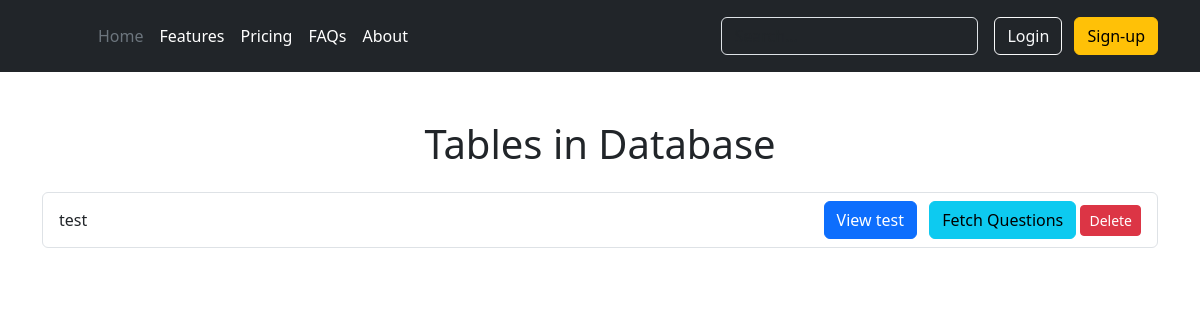
The page /serie_de_question/ on the database as committed earlier.
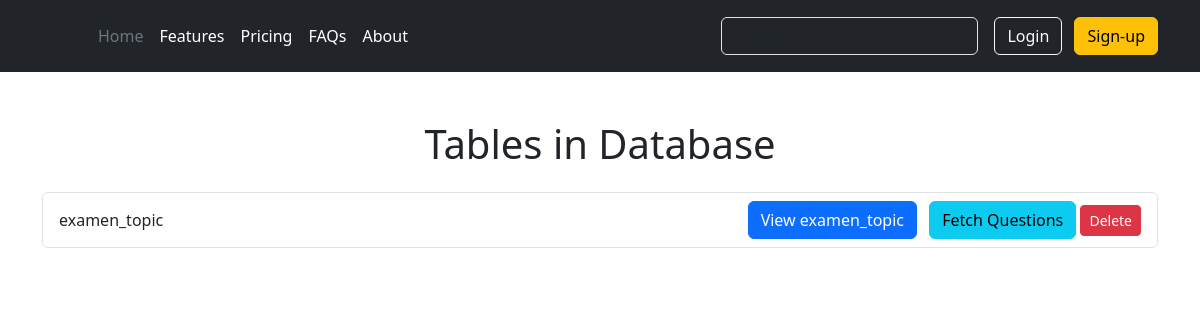
The same page on the database as committed later.
### myapp/views.py (the view)
# urls.py: path('serie_de_question/', serie_de_question_view, name='serie_de_question'),
def serie_de_question_view(request):
    conn = sqlite3.connect('db.sqlite3')
    try:
        cursor = conn.cursor()
        query = "SELECT table_name FROM SERIE_QUIZ;"
        cursor.execute(query)
        tables = cursor.fetchall()
        table_names = [table for table in tables]
    except sqlite3.Error as e:
        print(f"An error occurred: {e}")
        table_names = []  # Default to an empty list on error
    finally:
        conn.close()
    return render(request, 'serie_de_question.html', {'tables': table_names})

### myapp/templates/serie_de_question.html (shortened to what this page needs)
{% extends 'base.html' %}
{% block content %}
<div class="container mt-5">
    <h1 class="text-center mb-4">Tables in Database</h1>
    <div class="list-group">
        {% for table in tables %}
            <div class="list-group-item d-flex justify-content-between align-items-center">
                <span>{{ table.0 }}</span>
                <div>
                    <form action="{% url 'view_table' table.0 %}" method="post" class="mb-0 d-inline">
                        <button type="submit" class="btn btn-primary me-2">View {{ table.0 }}</button>
                    </form>
                <form action="{% url 'question_view' table.0 %}" method="post" class="mb-0 d-inline">
                    <button type="submit" class="btn btn-info" title="Fetch questions from {{ table.0 }}">
                         Fetch Questions
                    </button>
                </form>
                 <form action="{% url 'delete_serie_question' table.0 %}" method="post" class="delete-serie-form d-inline">
                    <button type="submit" class="btn btn-danger btn-sm">
                         Delete
                    </button>
                </form>
                </div>
            </div>
        {% endfor %}
    </div>
</div>
{% endblock %}

### myapp/templates/base.html (shortened to what this page needs)
{% load static %}
<!doctype html>
<html lang="en">
  <head>
    <link rel="stylesheet" href="{% static 'style.css' %}">
    <link href="https://cdn.jsdelivr.net/npm/bootstrap@5.3.2/dist/css/bootstrap.min.css" rel="stylesheet">
  </head>
  <body>
    <header class="p-3 text-bg-dark">
      <div class="container">
        <div class="d-flex flex-wrap align-items-center justify-content-center justify-content-lg-start">
          <a href="/" class="d-flex align-items-center mb-2 mb-lg-0 text-white text-decoration-none">
            <svg class="bi me-2" width="40" height="32" role="img" aria-label="Bootstrap"><use xlink:href="#bootstrap"></use></svg>
          </a>
          <ul class="nav col-12 col-lg-auto me-lg-auto mb-2 justify-content-center mb-md-0">
            <li><a href="{% url 'accueil' %}" class="nav-link px-2 text-secondary">Home</a></li>
            <li><a href="#" class="nav-link px-2 text-white">Features</a></li>
            <li><a href="#" class="nav-link px-2 text-white">Pricing</a></li>
            <li><a href="#" class="nav-link px-2 text-white">FAQs</a></li>
            <li><a href="#" class="nav-link px-2 text-white">About</a></li>
          </ul>
          <form class="col-12 col-lg-auto mb-3 mb-lg-0 me-lg-3" role="search">
            <input type="search" class="form-control form-control-dark text-bg-dark" placeholder="Search..." aria-label="Search">
          </form>
         <div class="text-end">
            {% if user.is_authenticated %}
                <form action="{% url 'logout' %}" method="POST" style="display:inline;">
                    {% csrf_token %}
                    <button type="submit" class="btn btn-outline-light me-2">Logout</button>
                </form>
            {% else %}
                <a href="{% url 'login_page' %}" class="btn btn-outline-light me-2">Login</a>
                <a href="{% url 'signup' %}" class="btn btn-warning">Sign-up</a>
            {% endif %}
        </div>
      </div>
    </header>
    <div class="content-wrapper">
      {% block content %}{% endblock %}
    </div>
  </body>
</html>

Rows that differ between the two databases and show on the page:
removed SERIE_QUIZ: table_name "test"
added SERIE_QUIZ: table_name "examen_topic"
